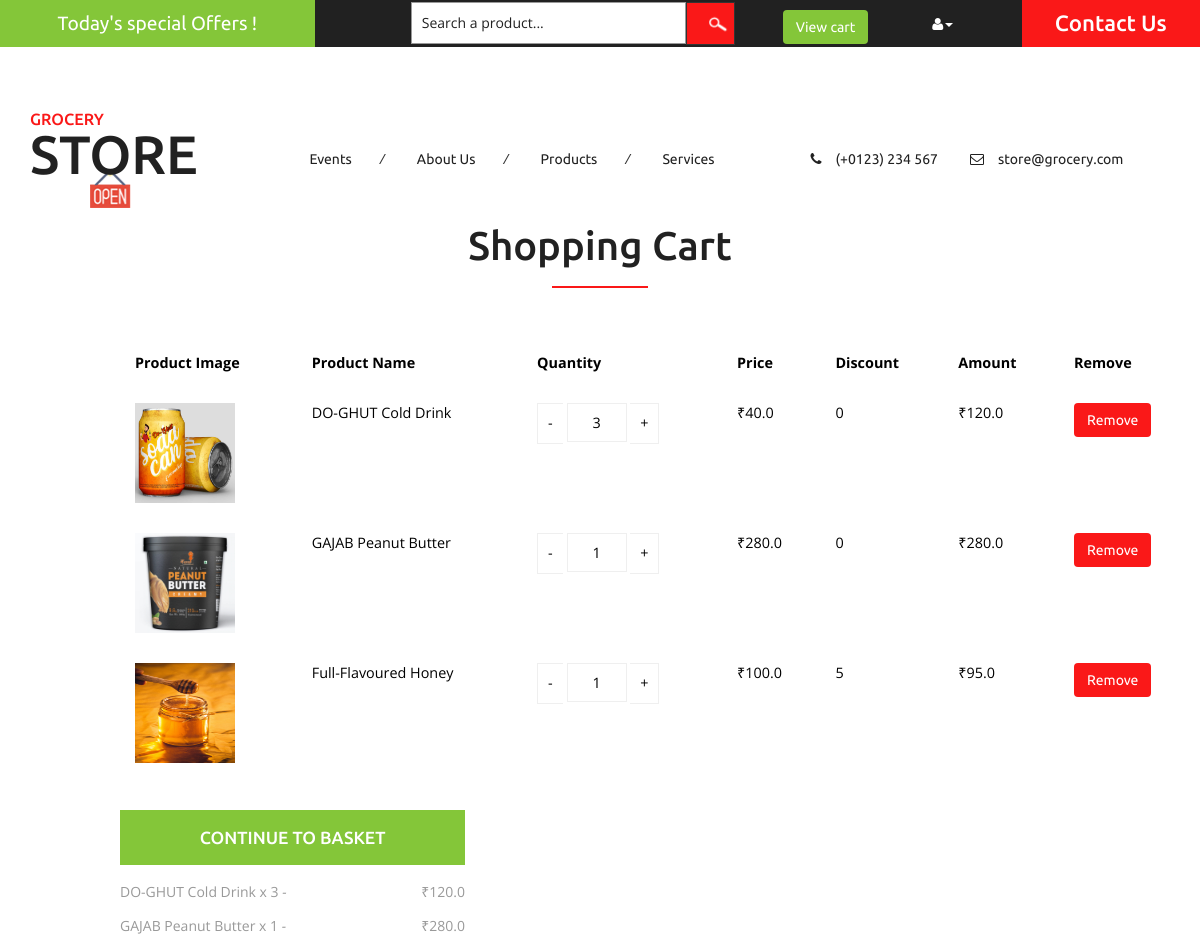
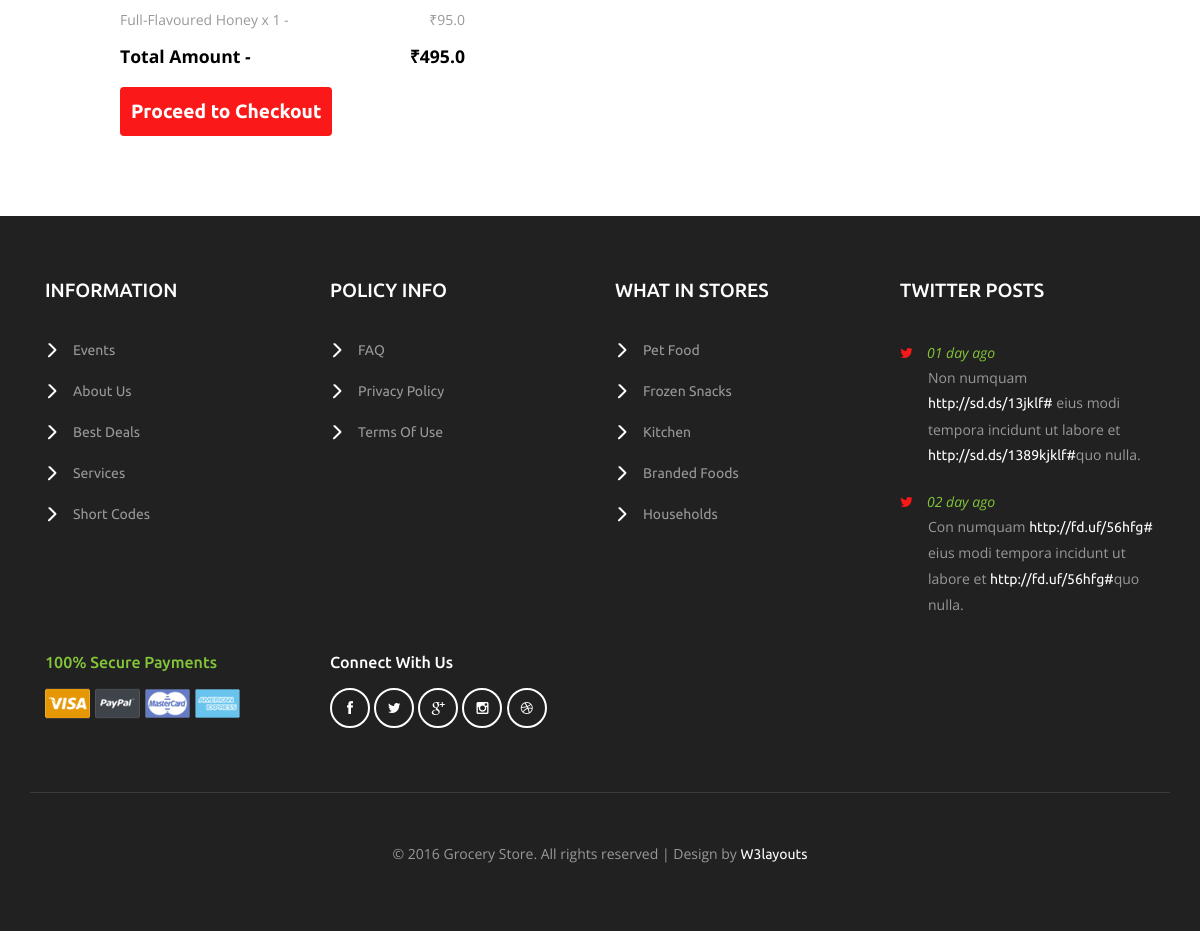
Screenshot of /viewcart/ (signed in) with the database file from the repository (2 pictures, top to bottom).
### myapp/models.py (models this page shows, shortened)
class Cart(models.Model):
    product=models.ForeignKey(Product,on_delete=models.CASCADE)
    user=models.ForeignKey(User,on_delete=models.CASCADE)
    quantity=models.IntegerField()

### seller/models.py (models this page shows, shortened)
class Product(models.Model):
    seller=models.ForeignKey(seller,on_delete=models.CASCADE) #Foreignkey
    name=models.CharField(max_length=50)
    des=models.TextField()
    price=models.FloatField()
    quantity=models.IntegerField(default=0)
    discount=models.IntegerField()
    pic=models.FileField(upload_to='products',default='avatar.png')
    discountedprice=models.FloatField(blank=True,null=True)

### myapp/views.py (the view)
# urls.py: path('viewcart/', views.view_cart,name='viewcart'),
def view_cart(request):
    userobj = User.objects.get(email=request.session['email'])
    cart=Cart.objects.filter(user=userobj)
    totalamount=0
    for item in cart:
        item.product.discountedprice=item.product.price-(item.product.price*item.product.discount/100)
        item.product.discountedprice=item.product.discountedprice*item.quantity
        totalamount+= item.product.discountedprice
    return render(request,'viewcart.html',{'cartitems':cart,'totalamount':totalamount},)

### myapp/templates/viewcart.html (shortened to what this page needs)
{% extends 'header.html' %}
{% load static %}
{% block content %}
<link href="{% static 'css/Style1.css' %}" rel="stylesheet" />
<div class="w3ls_w3l_banner_nav_right_grid">
    <h3>Shopping Cart</h3>
    <div class="w3ls_w3l_banner_nav_right_grid1" style="margin: 50px 0px 0px 120px">
        <table class="table">
            <tr>
                <th style="color: black;">Product Image</th>
                <th style="color: black;">Product Name</th>
                <th style="color: black;">Quantity</th>
                <th style="color: black;">Price</th>
                <th style="color: black;">Discount</th>
                <th style="color: black;">Amount</th>
                <th style="color: black;">Remove</th>
            </tr>
            {% for item in cartitems %}
            <tr>
                <td><img src="{{item.product.pic.url}}" width="100" height="100" alt=""></td>
                <td style="color: black;">{{item.product.name}}</td>
                <td style="color: black;">
                    <div class="quantity buttons_added">
                        <input type="button" value="-" class="minus"/>
                        <input type="number" style="width: 60px;" step="1" min="1" name="quantity" size="4"
                            id="txtqty{{item.id}}" value="{{item.quantity}}" title="Qty" class="input-text qty text"
                            onchange="updatecartqty('{{item.id}}', document.getElementById('txtqty{{item.id}}').value)"/>
                        <input type="button" value="+" class="plus"/>
                    </div>
                </td>
                <td style="color: black;">₹{{item.product.price}}</td>
                <td style="color: black;">{{item.product.discount}}</td>
                <td style="color: black;">₹{{item.product.discountedprice}}</td>
                <td><a href="{% url 'remove-product' item.id %}" class="btn" style="background-color: #FA1818; color: #fff;">Remove</a></td>
            </tr>
            {% endfor %}
        </table>
        <div class="checkout-left">
            <div class="col-md-4 checkout-left-basket">
                <h4><a href="{% url 'products' %}" style="color: #fff;">Continue to basket</a></h4>
                <ul>
                    {% for item in cartitems %}
                    <li>{{item.product.name}} x {{item.quantity}} <i>-</i> <span>₹{{item.product.discountedprice}}</span></li>
                    {% endfor %}
                    <li style="color: black; font-size: 1.1em; font-weight: 700;">Total Amount <i>-</i> <span>₹{{totalamount}}</span></li>
                </ul>
            </div>
            <div class="col-md-12 address_form_agile">
                                <div class="checkout-left-basket">
                        <a href="{% url 'checkout' %}" class="btn" style="background-color: #FA1818; color: #fff; padding: 10px; font-weight: 1000; font-size: 1.2em; margin-left: -15px;">Proceed to Checkout</a>
                  </div>
                </div>
            <div class="clearfix"> </div>
        </div>
    </div>
</div>
{% endblock %}

### myapp/static/css/Style1.css (style rules this page uses)
.quantity { display: inline-block; }
.quantity .input-text.qty { width: 35px; height: 39px; padding: 0 5px; text-align: center; background-color: transparent; border: 1px solid #efefef; }
.quantity.buttons_added { text-align: left; position: relative; white-space: nowrap; vertical-align: top; }
.quantity.buttons_added input { display: inline-block; margin: 0; vertical-align: top; box-shadow: none; }
.quantity.buttons_added .minus, .quantity.buttons_added .plus { padding: 7px 10px 8px; height: 41px; background-color: #ffffff; border: 1px solid #efefef; cursor: pointer; }
.quantity.buttons_added .minus { border-right: 0; }
.quantity.buttons_added .plus { border-left: 0; }

### rows the page displays
Cart: product.pic (picture), product.name "DO-GHUT Cold Drink", quantity "3", product.price "40.0", product.discount "0", product.discountedprice "120.0"
Cart: product.pic (picture), product.name "GAJAB Peanut Butter", quantity "1", product.price "280.0", product.discount "0", product.discountedprice "280.0"
Cart: product.pic (picture), product.name "Full-Flavoured Honey", quantity "1", product.price "100.0", product.discount "5", product.discountedprice "95.0"

### other values shown
{{ totalamount }} "495.0"
